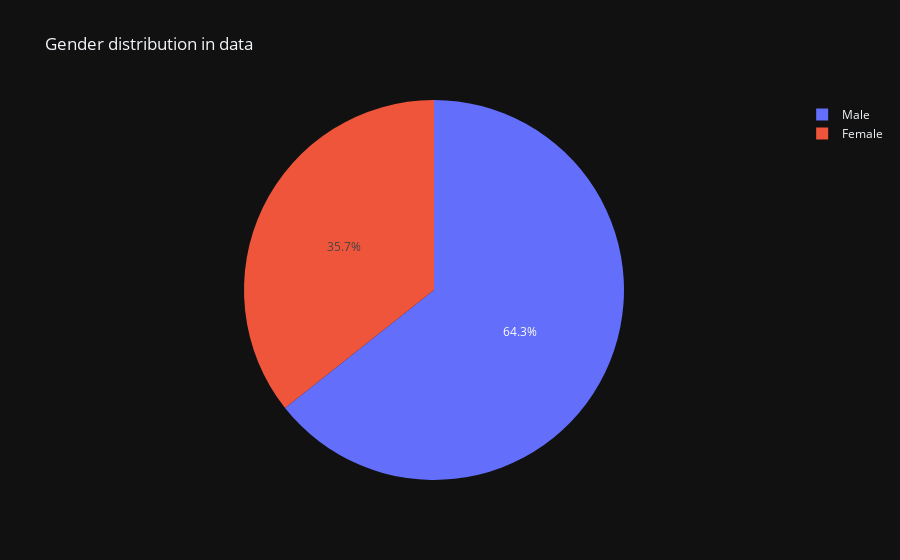

Notebook code for this chart:
### Code cell
gender_count = tips['sex'].value_counts()
px.pie(gender_count, 
       gender_count.index, 
       gender_count.values, 
       title='Gender distribution in data',
       template='plotly_dark')

### Figure 1 — Plotly figure (JSON) as saved in the notebook; plotly's stock layout.template omitted (floating-point values rounded to 4 significant figures)
{"data": [{"domain": {"x": [0, 1], "y": [0, 1]}, "hovertemplate": "sex=%{label}<br>value=%{value}<extra></extra>", "labels": ["Male", "Female"], "legendgroup": "", "name": "", "showlegend": true, "type": "pie", "values": [157, 87]}], "layout": {"legend": {"tracegroupgap": 0}, "title": {"text": "Gender distribution in data"}}}
